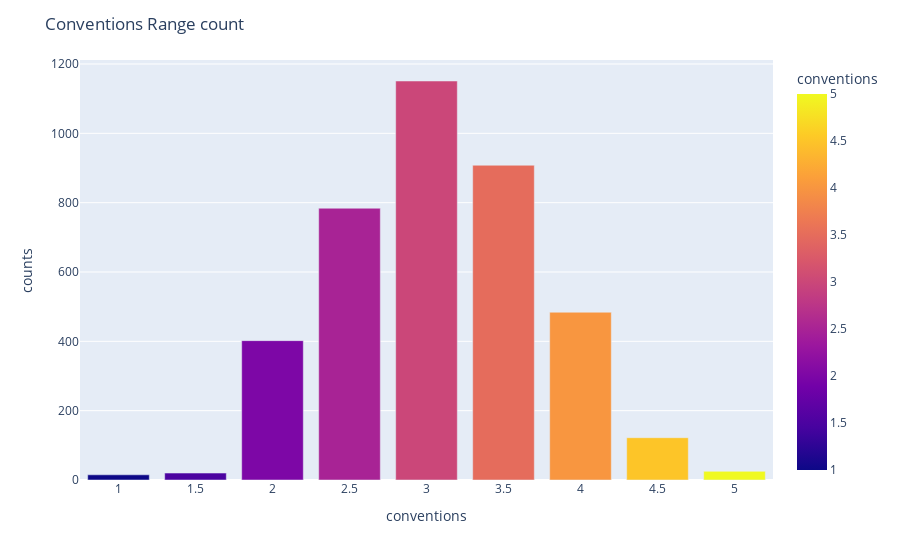

The notebook cell saved with this chart:
### Code cell
conventions_count = train.groupby('conventions')['text_id'].count().reset_index(name = 'counts')
conventions_count =conventions_count.sort_values(by = 'counts', ascending = False)
fig = px.bar(conventions_count, x='conventions', y='counts', color = 'conventions')
fig.update_layout(title_text="Conventions Range count")
fig.show()

### Figure 1 — Plotly figure (JSON) as saved in the notebook; plotly's stock layout.template omitted (floating-point values rounded to 4 significant figures)
{"data": [{"alignmentgroup": "True", "hovertemplate": "conventions=%{marker.color}<br>counts=%{y}<extra></extra>", "legendgroup": "", "marker": {"color": [3, 3.5, 2.5, 4, 2, 4.5, 5, 1.5, 1], "coloraxis": "coloraxis", "pattern": {"shape": ""}}, "name": "", "offsetgroup": "", "orientation": "v", "showlegend": false, "textposition": "auto", "type": "bar", "x": [3, 3.5, 2.5, 4, 2, 4.5, 5, 1.5, 1], "xaxis": "x", "y": [1151, 908, 784, 484, 402, 122, 25, 20, 15], "yaxis": "y"}], "layout": {"barmode": "relative", "coloraxis": {"colorbar": {"title": {"text": "conventions"}}, "colorscale": [[0, "#0d0887"], [0.1111, "#46039f"], [0.2222, "#7201a8"], [0.3333, "#9c179e"], [0.4444, "#bd3786"], [0.5556, "#d8576b"], [0.6667, "#ed7953"], [0.7778, "#fb9f3a"], [0.8889, "#fdca26"], [1, "#f0f921"]]}, "legend": {"tracegroupgap": 0}, "margin": {"t": 60}, "title": {"text": "Conventions Range count"}, "xaxis": {"anchor": "y", "domain": [0, 1], "title": {"text": "conventions"}}, "yaxis": {"anchor": "x", "domain": [0, 1], "title": {"text": "counts"}}}}
